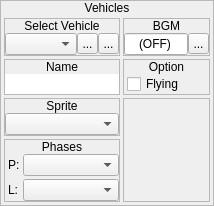
       <widget class="QFrame" name="frame">
        <property name="frameShape">
         <enum>QFrame::StyledPanel</enum>
        </property>
        <property name="frameShadow">
         <enum>QFrame::Raised</enum>
        </property>
        <layout class="QVBoxLayout" name="verticalLayout">
         <property name="spacing">
          <number>0</number>
         </property>
         <property name="margin">
          <number>0</number>
         </property>
         <item>
          <widget class="QLabel" name="label">
           <property name="sizePolicy">
            <sizepolicy hsizetype="Preferred" vsizetype="Fixed">
             <horstretch>0</horstretch>
             <verstretch>0</verstretch>
            </sizepolicy>
           </property>
           <property name="text">
            <string>Vehicles</string>
           </property>
           <property name="alignment">
            <set>Qt::AlignCenter</set>
           </property>
          </widget>
         </item>
         <item>
          <widget class="QWidget" name="widget" native="true">
           <layout class="QHBoxLayout" name="horizontalLayout_2">
            <property name="spacing">
             <number>3</number>
            </property>
            <property name="margin">
             <number>3</number>
            </property>
            <item>
             <widget class="QWidget" name="widget_68" native="true">
              <layout class="QVBoxLayout" name="verticalLayout_76">
               <property name="spacing">
                <number>3</number>
               </property>
               <property name="margin">
                <number>0</number>
               </property>
               <item>
                <widget class="QFrame" name="frame_2">
                 <property name="sizePolicy">
                  <sizepolicy hsizetype="Preferred" vsizetype="Fixed">
                   <horstretch>0</horstretch>
                   <verstretch>0</verstretch>
                  </sizepolicy>
                 </property>
                 <property name="frameShape">
                  <enum>QFrame::StyledPanel</enum>
                 </property>
                 <property name="frameShadow">
                  <enum>QFrame::Raised</enum>
                 </property>
                 <layout class="QVBoxLayout" name="verticalLayout_2">
                  <property name="spacing">
                   <number>0</number>
                  </property>
                  <property name="margin">
                   <number>0</number>
                  </property>
                  <item>
                   <widget class="QLabel" name="label_2">
                    <property name="sizePolicy">
                     <sizepolicy hsizetype="Preferred" vsizetype="Fixed">
                      <horstretch>0</horstretch>
                      <verstretch>0</verstretch>
                     </sizepolicy>
                    </property>
                    <property name="text">
                     <string>Select Vehicle</string>
                    </property>
                    <property name="alignment">
                     <set>Qt::AlignCenter</set>
                    </property>
                   </widget>
                  </item>
                  <item>
                   <widget class="QWidget" name="widget_2" native="true">
                    <layout class="QHBoxLayout" name="horizontalLayout_45">
                     <property name="spacing">
                      <number>0</number>
                     </property>
                     <property name="margin">
                      <number>0</number>
                     </property>
                     <item>
                      <widget class="QComboBox" name="cboxSelectVehicle"/>
                     </item>
                     <item>
                      <widget class="QToolButton" name="bDeleteVehicle">
                       <property name="minimumSize">
                        <size>
                         <width>21</width>
                         <height>21</height>
                        </size>
                       </property>
                       <property name="maximumSize">
                        <size>
                         <width>21</width>
                         <height>21</height>
                        </size>
                       </property>
                       <property name="text">
                        <string>...</string>
                       </property>
                       <property name="icon">
                        <iconset resource="gui_icons.qrc">
                         <normaloff>:/icons/minus.png</normaloff>:/icons/minus.png</iconset>
                       </property>
                      </widget>
                     </item>
                     <item>
                      <widget class="QToolButton" name="bAddVehicle">
                       <property name="minimumSize">
                        <size>
                         <width>21</width>
                         <height>21</height>
                        </size>
                       </property>
                       <property name="maximumSize">
                        <size>
                         <width>21</width>
                         <height>21</height>
                        </size>
                       </property>
                       <property name="text">
                        <string>...</string>
                       </property>
                       <property name="icon">
                        <iconset resource="gui_icons.qrc">
                         <normaloff>:/icons/plus.png</normaloff>:/icons/plus.png</iconset>
                       </property>
                      </widget>
                     </item>
                    </layout>
                   </widget>
                  </item>
                 </layout>
                </widget>
               </item>
               <item>
                <widget class="QFrame" name="frmVehicleName">
                 <property name="sizePolicy">
                  <sizepolicy hsizetype="Preferred" vsizetype="Fixed">
                   <horstretch>0</horstretch>
                   <verstretch>0</verstretch>
                  </sizepolicy>
                 </property>
                 <property name="frameShape">
                  <enum>QFrame::StyledPanel</enum>
                 </property>
                 <property name="frameShadow">
                  <enum>QFrame::Raised</enum>
                 </property>
                 <layout class="QVBoxLayout" name="verticalLayout_39">
                  <property name="spacing">
                   <number>0</number>
                  </property>
                  <property name="margin">
                   <number>0</number>
                  </property>
                  <item>
                   <widget class="QLabel" name="label_30">
                    <property name="sizePolicy">
                     <sizepolicy hsizetype="Preferred" vsizetype="Fixed">
                      <horstretch>0</horstretch>
                      <verstretch>0</verstretch>
                     </sizepolicy>
                    </property>
                    <property name="text">
                     <string>Name</string>
                    </property>
                    <property name="alignment">
                     <set>Qt::AlignCenter</set>
                    </property>
                   </widget>
                  </item>
                  <item>
                   <widget class="QWidget" name="widget_30" native="true">
                    <layout class="QVBoxLayout" name="verticalLayout_64">
                     <property name="spacing">
                      <number>0</number>
                     </property>
                     <property name="margin">
                      <number>0</number>
                     </property>
                     <item>
                      <widget class="QLineEdit" name="leVehicleName">
                       <property name="frame">
                        <bool>false</bool>
                       </property>
                      </widget>
                     </item>
                    </layout>
                   </widget>
                  </item>
                 </layout>
                </widget>
               </item>
               <item>
                <widget class="QFrame" name="frmVehicleSprite">
                 <property name="sizePolicy">
                  <sizepolicy hsizetype="Preferred" vsizetype="Fixed">
                   <horstretch>0</horstretch>
                   <verstretch>0</verstretch>
                  </sizepolicy>
                 </property>
                 <property name="frameShape">
                  <enum>QFrame::StyledPanel</enum>
                 </property>
                 <property name="frameShadow">
                  <enum>QFrame::Raised</enum>
                 </property>
                 <layout class="QVBoxLayout" name="verticalLayout_4">
                  <property name="spacing">
                   <number>0</number>
                  </property>
                  <property name="margin">
                   <number>0</number>
                  </property>
                  <item>
                   <widget class="QLabel" name="label_3">
                    <property name="sizePolicy">
                     <sizepolicy hsizetype="Preferred" vsizetype="Fixed">
                      <horstretch>0</horstretch>
                      <verstretch>0</verstretch>
                     </sizepolicy>
                    </property>
                    <property name="text">
                     <string>Sprite</string>
                    </property>
                    <property name="alignment">
                     <set>Qt::AlignCenter</set>
                    </property>
                   </widget>
                  </item>
                  <item>
                   <widget class="QWidget" name="widget_3" native="true">
                    <layout class="QVBoxLayout" name="verticalLayout_5">
                     <property name="spacing">
                      <number>0</number>
                     </property>
                     <property name="margin">
                      <number>0</number>
                     </property>
                     <item>
                      <widget class="QComboBox" name="cboxVehicleSprite"/>
                     </item>
                    </layout>
                   </widget>
                  </item>
                 </layout>
                </widget>
               </item>
               <item>
                <widget class="QFrame" name="frmVehiclePhases">
                 <property name="frameShape">
                  <enum>QFrame::StyledPanel</enum>
                 </property>
                 <property name="frameShadow">
                  <enum>QFrame::Raised</enum>
                 </property>
                 <layout class="QVBoxLayout" name="verticalLayout_3">
                  <property name="spacing">
                   <number>0</number>
                  </property>
                  <property name="margin">
                   <number>0</number>
                  </property>
                  <item>
                   <widget class="QLabel" name="label_52">
                    <property name="sizePolicy">
                     <sizepolicy hsizetype="Preferred" vsizetype="Fixed">
                      <horstretch>0</horstretch>
                      <verstretch>0</verstretch>
                     </sizepolicy>
                    </property>
                    <property name="text">
                     <string>Phases</string>
                    </property>
                    <property name="alignment">
                     <set>Qt::AlignCenter</set>
                    </property>
                   </widget>
                  </item>
                  <item>
                   <widget class="QWidget" name="widget_67" native="true">
                    <layout class="QHBoxLayout" name="horizontalLayout">
                     <property name="spacing">
                      <number>3</number>
                     </property>
                     <property name="margin">
                      <number>0</number>
                     </property>
                     <item>
                      <widget class="QWidget" name="widget_71" native="true">
                       <property name="sizePolicy">
                        <sizepolicy hsizetype="Fixed" vsizetype="Preferred">
                         <horstretch>0</horstretch>
                         <verstretch>0</verstretch>
                        </sizepolicy>
                       </property>
                       <layout class="QVBoxLayout" name="verticalLayout_78">
                        <property name="spacing">
                         <number>3</number>
                        </property>
                        <property name="leftMargin">
                         <number>3</number>
                        </property>
                        <property name="topMargin">
                         <number>0</number>
                        </property>
                        <property name="rightMargin">
                         <number>0</number>
                        </property>
                        <property name="bottomMargin">
                         <number>0</number>
                        </property>
                        <item>
                         <widget class="QLabel" name="label_53">
                          <property name="text">
                           <string>P:</string>
                          </property>
                         </widget>
                        </item>
                        <item>
                         <widget class="QLabel" name="label_54">
                          <property name="text">
                           <string>L:</string>
                          </property>
                         </widget>
                        </item>
                       </layout>
                      </widget>
                     </item>
                     <item>
                      <widget class="QWidget" name="widget_72" native="true">
                       <layout class="QVBoxLayout" name="verticalLayout_79">
                        <property name="spacing">
                         <number>3</number>
                        </property>
                        <property name="margin">
                         <number>0</number>
                        </property>
                        <item>
                         <widget class="QComboBox" name="cboxVehiclePassingPhase"/>
                        </item>
                        <item>
                         <widget class="QComboBox" name="cboxVehicleLandingPhase"/>
                        </item>
                       </layout>
                      </widget>
                     </item>
                    </layout>
                   </widget>
                  </item>
                 </layout>
                </widget>
               </item>
              </layout>
             </widget>
            </item>
            <item>
             <widget class="QWidget" name="widget_56" native="true">
              <layout class="QVBoxLayout" name="verticalLayout_16">
               <property name="spacing">
                <number>3</number>
               </property>
               <property name="margin">
                <number>0</number>
               </property>
               <item>
                <widget class="QFrame" name="frmVehicleBGM">
                 <property name="sizePolicy">
                  <sizepolicy hsizetype="Preferred" vsizetype="Fixed">
                   <horstretch>0</horstretch>
                   <verstretch>0</verstretch>
                  </sizepolicy>
                 </property>
                 <property name="frameShape">
                  <enum>QFrame::StyledPanel</enum>
                 </property>
                 <property name="frameShadow">
                  <enum>QFrame::Raised</enum>
                 </property>
                 <layout class="QVBoxLayout" name="verticalLayout_34">
                  <property name="spacing">
                   <number>0</number>
                  </property>
                  <property name="margin">
                   <number>0</number>
                  </property>
                  <item>
                   <widget class="QLabel" name="label_25">
                    <property name="sizePolicy">
                     <sizepolicy hsizetype="Preferred" vsizetype="Fixed">
                      <horstretch>0</horstretch>
                      <verstretch>0</verstretch>
                     </sizepolicy>
                    </property>
                    <property name="text">
                     <string>BGM</string>
                    </property>
                    <property name="alignment">
                     <set>Qt::AlignCenter</set>
                    </property>
                   </widget>
                  </item>
                  <item>
                   <widget class="QWidget" name="widget_25" native="true">
                    <layout class="QHBoxLayout" name="horizontalLayout_18">
                     <property name="spacing">
                      <number>0</number>
                     </property>
                     <property name="margin">
                      <number>0</number>
                     </property>
                     <item>
                      <widget class="QLineEdit" name="leVehicleBGM">
                       <property name="sizePolicy">
                        <sizepolicy hsizetype="Preferred" vsizetype="Fixed">
                         <horstretch>0</horstretch>
                         <verstretch>0</verstretch>
                        </sizepolicy>
                       </property>
                       <property name="minimumSize">
                        <size>
                         <width>64</width>
                         <height>0</height>
                        </size>
                       </property>
                       <property name="maximumSize">
                        <size>
                         <width>64</width>
                         <height>16777215</height>
                        </size>
                       </property>
                       <property name="text">
                        <string>(OFF)</string>
                       </property>
                       <property name="alignment">
                        <set>Qt::AlignCenter</set>
                       </property>
                       <property name="readOnly">
                        <bool>true</bool>
                       </property>
                      </widget>
                     </item>
                     <item>
                      <widget class="QToolButton" name="bBrowseVehicleBGM">
                       <property name="sizePolicy">
                        <sizepolicy hsizetype="Fixed" vsizetype="Expanding">
                         <horstretch>0</horstretch>
                         <verstretch>0</verstretch>
                        </sizepolicy>
                       </property>
                       <property name="minimumSize">
                        <size>
                         <width>21</width>
                         <height>21</height>
                        </size>
                       </property>
                       <property name="maximumSize">
                        <size>
                         <width>21</width>
                         <height>21</height>
                        </size>
                       </property>
                       <property name="text">
                        <string>...</string>
                       </property>
                       <property name="icon">
                        <iconset resource="gui_icons.qrc">
                         <normaloff>:/icons/fileopen.png</normaloff>:/icons/fileopen.png</iconset>
                       </property>
                       <property name="iconSize">
                        <size>
                         <width>16</width>
                         <height>16</height>
                        </size>
                       </property>
                      </widget>
                     </item>
                    </layout>
                   </widget>
                  </item>
                 </layout>
                </widget>
               </item>
               <item>
                <widget class="QFrame" name="frame_35">
                 <property name="sizePolicy">
                  <sizepolicy hsizetype="Preferred" vsizetype="Fixed">
                   <horstretch>0</horstretch>
                   <verstretch>0</verstretch>
                  </sizepolicy>
                 </property>
                 <property name="frameShape">
                  <enum>QFrame::StyledPanel</enum>
                 </property>
                 <property name="frameShadow">
                  <enum>QFrame::Raised</enum>
                 </property>
                 <layout class="QVBoxLayout" name="verticalLayout_77">
                  <property name="spacing">
                   <number>0</number>
                  </property>
                  <property name="margin">
                   <number>0</number>
                  </property>
                  <item>
                   <widget class="QLabel" name="label_51">
                    <property name="sizePolicy">
                     <sizepolicy hsizetype="Preferred" vsizetype="Fixed">
                      <horstretch>0</horstretch>
                      <verstretch>0</verstretch>
                     </sizepolicy>
                    </property>
                    <property name="text">
                     <string>Option</string>
                    </property>
                    <property name="alignment">
                     <set>Qt::AlignCenter</set>
                    </property>
                   </widget>
                  </item>
                  <item>
                   <widget class="QWidget" name="widget_69" native="true">
                    <layout class="QHBoxLayout" name="horizontalLayout_44">
                     <property name="spacing">
                      <number>0</number>
                     </property>
                     <property name="leftMargin">
                      <number>3</number>
                     </property>
                     <property name="topMargin">
                      <number>0</number>
                     </property>
                     <property name="rightMargin">
                      <number>0</number>
                     </property>
                     <property name="bottomMargin">
                      <number>0</number>
                     </property>
                     <item>
                      <widget class="QCheckBox" name="cbIsVehicleFlying">
                       <property name="text">
                        <string>Flying</string>
                       </property>
                      </widget>
                     </item>
                    </layout>
                   </widget>
                  </item>
                 </layout>
                </widget>
               </item>
               <item>
                <widget class="QFrame" name="frame_37">
                 <property name="sizePolicy">
                  <sizepolicy hsizetype="Preferred" vsizetype="Preferred">
                   <horstretch>0</horstretch>
                   <verstretch>0</verstretch>
                  </sizepolicy>
                 </property>
                 <property name="frameShape">
                  <enum>QFrame::StyledPanel</enum>
                 </property>
                 <property name="frameShadow">
                  <enum>QFrame::Raised</enum>
                 </property>
                </widget>
               </item>
              </layout>
             </widget>
            </item>
           </layout>
          </widget>
         </item>
        </layout>
       </widget>
